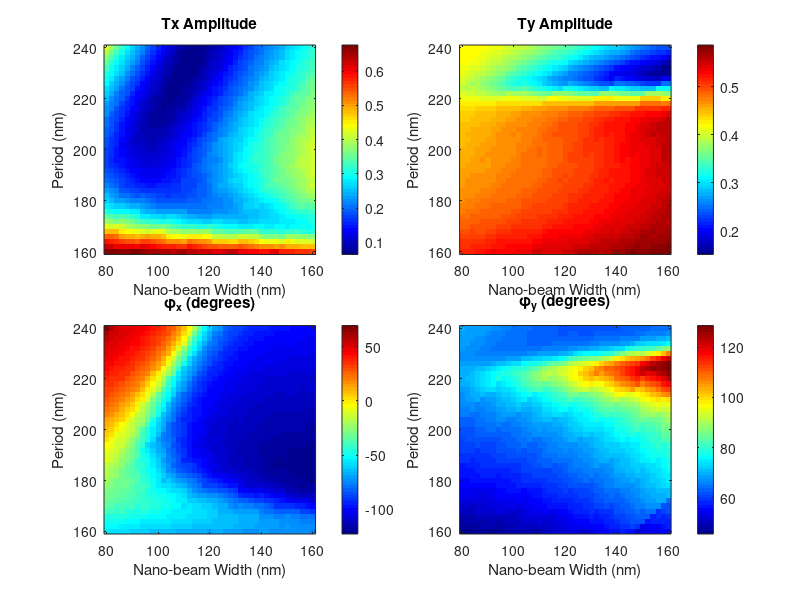

This chart was generated by the following MATLAB code: (Note: this script raises an error after producing the figure.)
close all; clear; clc;

% MATLAB code to process and plot 2D numerical simulation data for a meta-atom.
% This script analyzes performance as a function of nano-beam width and period
% at a fixed wavelength of 550 nm.

%% --- Load and Prepare Data ---

% Load the simulation data from the .mat files
load('Tx_phix_data.mat'); % Should contain 2D matrices: 'Tx', 'phi_x'
load('Ty_phiy_data.mat'); % Should contain 2D matrices: 'Ty', 'phi_y'

% --- Define the Geometric Axes ---
width_vec = 80:2:160;   % Width: 80nm to 160nm with 2nm step
period_vec = 160:2:240;  % Period: 160nm to 240nm with 2nm step

% --- Validate Matrix Dimensions ---
[num_periods, num_widths] = size(Tx);
if num_periods ~= length(period_vec) || num_widths ~= length(width_vec)
    warning('Matrix dimensions do not match the defined axis vectors. Check the ranges.');
end


%% --- Perform Calculations (on 2D matrices) ---

% 1. Calculate phase values in degrees
phi_x_deg = rad2deg(phi_x);
phi_y_deg = rad2deg(phi_y);
phi_relative_rad = phi_y - phi_x;
phi_relative_rad_norm = unwrap(phi_relative_rad) / pi;
phi_relative_deg = rad2deg(unwrap(phi_relative_rad)); % Unwrap for continuity

% 2. Calculate efficiencies and ratios
CoPE = abs(0.5 * (Tx + Ty .* exp(1j * phi_relative_rad))).^2;
CrPE = abs(0.5 * (Tx - Ty .* exp(1j * phi_relative_rad))).^2;
diff_efficiency = CrPE ./ (CrPE + CoPE);
amplitude_ratio = Tx ./ Ty;

%% --- Find Key Performance Points and Regions ---

% 1. Find the contour where phase is ~180 degrees
C_phi = contourc(width_vec, period_vec, phi_relative_rad_norm, [1 1]);

% 2. Find the contour where Tx ~ Ty (ratio is 1)
C_ratio = contourc(width_vec, period_vec, amplitude_ratio, [1 1]);

% 3. Find the point of minimum CoPE (This is now our single "best" point)
[~, idx_min_cope] = min(CoPE(:));
[p_best, w_best] = ind2sub(size(CoPE), idx_min_cope);
best_width = width_vec(w_best);
best_period = period_vec(p_best);

% 4. Find the point of maximum CrPE
[~, idx_max_crpe] = max(CrPE(:));
[p_max_crpe, w_max_crpe] = ind2sub(size(CrPE), idx_max_crpe);

% 5. Find the point of maximum Diffraction Efficiency
[~, idx_max_eta] = max(diff_efficiency(:));
[p_max_eta, w_max_eta] = ind2sub(size(diff_efficiency), idx_max_eta);


%% --- Display Performance at Best Design Point (Min CoPE) ---
fprintf('--------------------------------------------------\n');
fprintf('Performance Metrics at the Optimal Design Point (Minimum CoPE):\n');
fprintf('  - Width:        %.1f nm\n', best_width);
fprintf('  - Period:       %.1f nm\n', best_period);
fprintf('  - Tx Amplitude: %.4f\n', Tx(p_best, w_best));
fprintf('  - Ty Amplitude: %.4f\n', Ty(p_best, w_best));
fprintf('  - Tx/Ty ratio:  %.4f\n', Tx(p_best, w_best)/Ty(p_best, w_best));
fprintf('  - Rel. Phase:   %.4f [rad/\pi]\n', phi_relative_rad_norm(p_best, w_best));
fprintf('  - CoPE:         %.4f\n', CoPE(p_best, w_best));
fprintf('  - CrPE:         %.4f\n', CrPE(p_best, w_best));
fprintf('  - Diff. Eff.:   %.4f\n', diff_efficiency(p_best, w_best));
fprintf('--------------------------------------------------\n');


%% --- Calculate Distance Between Key Points ---
width_at_max_eta = width_vec(w_max_eta);
period_at_max_eta = period_vec(p_max_eta);
width_at_min_cope = width_vec(w_best); % Updated to use 'best' variables
period_at_min_cope = period_vec(p_best);

distance_eta_cope = sqrt((width_at_max_eta - width_at_min_cope)^2 + (period_at_max_eta - period_at_min_cope)^2);
fprintf('Geometric distance between Max η_D and Min CoPE points: %.2f nm\n', distance_eta_cope);


%% --- Plotting Section ---

% --- FIGURE 1: Raw Simulation Data ---
figure('Position', [100, 100, 1200, 1000]);
ax_title = axes('Position',[0 0 1 1],'Visible','off');
text(ax_title, 0.5, 0.98, 'Figure 1: Raw Simulation Data at \lambda = 550 nm', 'HorizontalAlignment', 'center', 'FontSize', 20, 'FontWeight', 'bold');
subplot(2, 2, 1); imagesc(width_vec, period_vec, Tx); axis xy; colormap(gca, 'jet'); colorbar; title('Tx Amplitude'); ylabel('Period (nm)'); xlabel('Nano-beam Width (nm)');
subplot(2, 2, 2); imagesc(width_vec, period_vec, Ty); axis xy; colormap(gca, 'jet'); colorbar; title('Ty Amplitude'); ylabel('Period (nm)'); xlabel('Nano-beam Width (nm)');
subplot(2, 2, 3); imagesc(width_vec, period_vec, phi_x_deg); axis xy; colormap(gca, 'jet'); colorbar; title('\phi_x (degrees)'); xlabel('Nano-beam Width (nm)'); ylabel('Period (nm)');
subplot(2, 2, 4); imagesc(width_vec, period_vec, phi_y_deg); axis xy; colormap(gca, 'jet'); colorbar; title('\phi_y (degrees)'); xlabel('Nano-beam Width (nm)'); ylabel('Period (nm)');
fontsize(12, "points");
saveas(gcf, 'simulation_raw_data.png');


% --- FIGURE 2: Processed Performance Metrics with Individual Indicators ---
figure('Position', [200, 200, 1800, 1000]);
ax_title2 = axes('Position',[0 0 1 1],'Visible','off');
text(ax_title2, 0.5, 0.98, 'Figure 2: Processed Performance Metrics at \lambda = 550 nm (Individual Indicators)', 'HorizontalAlignment', 'center', 'FontSize', 20, 'FontWeight', 'bold');
subplot(2, 3, 1); imagesc(width_vec, period_vec, phi_relative_rad_norm); hold on; plot(120, 200, 'm*', 'MarkerSize', 7, 'LineWidth', 4); plot_contour(C_phi, 'w--', 2); text(85, 230, '\phi \approx \pi [rad]', 'Color', 'white', 'FontSize', 12, 'FontWeight', 'bold'); hold off; axis xy; colormap(gca, 'jet'); colorbar; title('Relative Phase (degrees)'); ylabel('Period (nm)'); xlabel('Nano-beam Width (nm)'); 
subplot(2, 3, 2); imagesc(width_vec, period_vec, CrPE); hold on; plot(120, 200, 'm*', 'MarkerSize', 7, 'LineWidth', 4); plot(width_vec(w_max_crpe), period_vec(p_max_crpe), 'r*', 'MarkerSize', 7, 'LineWidth', 2); text(width_vec(w_max_crpe)+2, period_vec(p_max_crpe), 'Max', 'Color', 'red', 'FontSize', 12, 'FontWeight', 'bold'); hold off; axis xy; colormap(gca, 'jet'); colorbar; title('CrPE (Deflected Light)'); ylabel('Period (nm)'); xlabel('Nano-beam Width (nm)');
subplot(2, 3, 3); imagesc(width_vec, period_vec, CoPE); hold on; plot(120, 200, 'm*', 'MarkerSize', 7, 'LineWidth', 4); plot(width_vec(w_best), period_vec(p_best), 'go', 'MarkerSize', 7, 'LineWidth', 2, 'MarkerFaceColor', 'g'); text(width_vec(w_best)+2, period_vec(p_best), 'Min', 'Color', 'green', 'FontSize', 12, 'FontWeight', 'bold'); hold off; axis xy; colormap(gca, 'jet'); colorbar; title('CoPE (Undeflected Light)'); ylabel('Period (nm)'); xlabel('Nano-beam Width (nm)');
subplot(2, 3, 4); imagesc(width_vec, period_vec, amplitude_ratio); hold on; plot(120, 200, 'm*', 'MarkerSize', 7, 'LineWidth', 4); plot_contour(C_ratio, 'k-', 2); text(85, 230, 'Tx \approx Ty', 'Color', 'black', 'FontSize', 12, 'FontWeight', 'bold'); hold off; axis xy; colormap(gca, 'jet'); colorbar; title('Amplitude Ratio (Tx / Ty)'); xlabel('Nano-beam Width (nm)'); ylabel('Period (nm)');
subplot(2, 3, 5); imagesc(width_vec, period_vec, diff_efficiency); hold on; plot(120, 200, 'm*', 'MarkerSize', 7, 'LineWidth', 4); plot(width_vec(w_max_eta), period_vec(p_max_eta), 'co', 'MarkerSize', 7, 'LineWidth', 2, 'MarkerFaceColor', 'c'); text(width_vec(w_max_eta)+2, period_vec(p_max_eta), 'Max', 'Color', 'cyan', 'FontSize', 12, 'FontWeight', 'bold'); hold off; axis xy; colormap(gca, 'jet'); colorbar; title('Diffraction Efficiency (\eta_D)'); xlabel('Nano-beam Width (nm)'); ylabel('Period (nm)');
fontsize(12, "points");
saveas(gcf, 'simulation_processed_data.png');


% --- FIGURE 3: Combined Indicator Analysis ---
figure('Position', [400, 400, 1800, 1000]);
ax_title4 = axes('Position',[0 0 1 1],'Visible','off');
text(ax_title4, 0.5, 0.98, 'Figure 3: Overall Performance Analysis with Optimal Point', 'HorizontalAlignment', 'center', 'FontSize', 20, 'FontWeight', 'bold');
plot_data_processed = {phi_relative_rad_norm, CrPE, CoPE, amplitude_ratio, diff_efficiency};
plot_titles_processed = {'Relative Phase (rad/\pi)', 'CrPE (Deflected Light)', 'CoPE (Undeflected Light)', 'Amplitude Ratio (Tx / Ty)', 'Diffraction Efficiency (\eta_D)'};
colormaps_processed = {'jet', 'jet', 'jet', 'jet', 'jet'};
for i = 1:5
    subplot(2, 3, i);
    imagesc(width_vec, period_vec, plot_data_processed{i});
    hold on;
    
    % Plot the individual optimal indicator for the current subplot
    switch i
        case 1 % Relative Phase plot
            plot_contour(C_phi, 'w--', 2);
            text(85, 230, '\phi \approx \pi [rad]', 'Color', 'white', 'FontSize', 12, 'FontWeight', 'bold');
        case 2 % CrPE plot
            plot(width_vec(w_max_crpe), period_vec(p_max_crpe), 'r*', 'MarkerSize', 7, 'LineWidth', 2);
            text(width_vec(w_max_crpe)+2, period_vec(p_max_crpe), 'Max', 'Color', 'red', 'FontSize', 12, 'FontWeight', 'bold');
        case 3 % CoPE plot
            plot(width_vec(w_best), period_vec(p_best), 'go', 'MarkerSize', 7, 'LineWidth', 2, 'MarkerFaceColor', 'g');
            text(width_vec(w_best)+2, period_vec(p_best), 'Min', 'Color', 'green', 'FontSize', 12, 'FontWeight', 'bold');
        case 4 % Amplitude Ratio plot
            plot_contour(C_ratio, 'k-', 2);
            text(85, 230, 'Tx \approx Ty', 'Color', 'black', 'FontSize', 12, 'FontWeight', 'bold');
        case 5 % Diffraction Efficiency plot
            plot(width_vec(w_max_eta), period_vec(p_max_eta), 'co', 'MarkerSize', 7, 'LineWidth', 2, 'MarkerFaceColor', 'c');
            text(width_vec(w_max_eta)+2, period_vec(p_max_eta), 'Max', 'Color', 'cyan', 'FontSize', 12, 'FontWeight', 'bold');
    end
    % Plot the "Optimal Point" (Min CoPE) on every subplot LAST so it's on top
    plot(best_width, best_period, 'yp', 'MarkerSize', 16, 'LineWidth', 2, 'MarkerFaceColor', 'yellow');
    
    hold off;
    axis xy; colormap(gca, colormaps_processed{i}); colorbar; title(plot_titles_processed{i});
    xlabel('Nano-beam Width (nm)');
    ylabel('Period (nm)');
end
fontsize(12, "points");
saveas(gcf, 'simulation_all_indicators_with_optimal_point.png');


% --- FIGURE 4: Side-by-Side Comparison ---
figure('Position', [500, 100, 1200, 1600]);
ax_title5 = axes('Position',[0 0 1 1],'Visible','off');
text(ax_title5, 0.5, 0.98, 'Figure 4: Side-by-Side Comparison of Optimal Indicators', 'HorizontalAlignment', 'center', 'FontSize', 20, 'FontWeight', 'bold');
for i = 1:5
    % Left subplot (Individual Indicator)
    subplot(5, 2, 2*i - 1);
    imagesc(width_vec, period_vec, plot_data_processed{i});
    hold on;
    switch i
        case 1; plot_contour(C_phi, 'w--', 2); text(85, 230, '\phi \approx \pi [rad]', 'Color', 'white', 'FontSize', 12, 'FontWeight', 'bold');
        case 2; plot(width_vec(w_max_crpe), period_vec(p_max_crpe), 'r*', 'MarkerSize', 7, 'LineWidth', 2); text(width_vec(w_max_crpe)+2, period_vec(p_max_crpe), 'Max', 'Color', 'red', 'FontSize', 12, 'FontWeight', 'bold');
        case 3; plot(width_vec(w_best), period_vec(p_best), 'go', 'MarkerSize', 7, 'LineWidth', 2, 'MarkerFaceColor', 'g'); text(width_vec(w_best)+2, period_vec(p_best), 'Min', 'Color', 'green', 'FontSize', 12, 'FontWeight', 'bold');
        case 4; plot_contour(C_ratio, 'k-', 2); text(85, 230, 'Tx \approx Ty', 'Color', 'black', 'FontSize', 12, 'FontWeight', 'bold');
        case 5; plot(width_vec(w_max_eta), period_vec(p_max_eta), 'co', 'MarkerSize', 7, 'LineWidth', 2, 'MarkerFaceColor', 'c'); text(width_vec(w_max_eta)+2, period_vec(p_max_eta), 'Max', 'Color', 'cyan', 'FontSize', 12, 'FontWeight', 'bold');
    end
    hold off;
    axis xy; colormap(gca, colormaps_processed{i}); colorbar; title(plot_titles_processed{i});
    xlabel('Nano-beam Width (nm)'); ylabel('Period (nm)');
    
    % Right subplot (Combined Indicators)
    subplot(5, 2, 2*i);
    imagesc(width_vec, period_vec, plot_data_processed{i});
    hold on;
    % Plot ALL indicators on the right side
    plot_contour(C_phi, 'w--', 2);
    plot_contour(C_ratio, 'k-', 2);
    plot(width_vec(w_max_crpe), period_vec(p_max_crpe), 'r*', 'MarkerSize', 7, 'LineWidth', 2);
    plot(width_vec(w_best), period_vec(p_best), 'go', 'MarkerSize', 7, 'LineWidth', 2, 'MarkerFaceColor', 'g');
    plot(width_vec(w_max_eta), period_vec(p_max_eta), 'co', 'MarkerSize', 7, 'LineWidth', 2, 'MarkerFaceColor', 'c');
    plot(best_width, best_period, 'mp', 'MarkerSize', 16, 'LineWidth', 2, 'MarkerFaceColor', 'magenta');
    hold off;
    axis xy; colormap(gca, colormaps_processed{i}); colorbar; title([plot_titles_processed{i}]);
    xlabel('Nano-beam Width (nm)'); ylabel('Period (nm)');
end
fontsize(12, "points");
saveas(gcf, 'simulation_side_by_side.png');


% --- Helper function to parse and plot contour data ---
function plot_contour(C, line_style, line_width)
    idx = 1;
    while idx < size(C, 2)
        %level = C(1, idx); % Level is not needed for plotting
        n_points = C(2, idx);
        x_data = C(1, idx+1 : idx+n_points);
        y_data = C(2, idx+1 : idx+n_points);
        plot(x_data, y_data, line_style, 'LineWidth', line_width);
        idx = idx + n_points + 1;
    end
end
